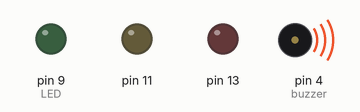
This sketch was run on a simulated Arduino Uno, built with avr-gcc and run on an emulated ATmega328P. Parts: output pins drawn as LEDs (lit = HIGH), buzzer (waves = sounding).

Above: at 0.05 s.
At 0.7 s:
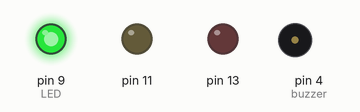
At 1.35 s:
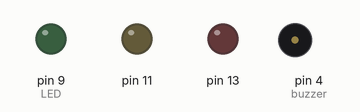
At 1.9 s:
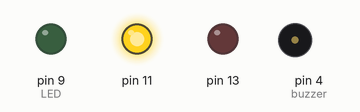
At 3.85 s:
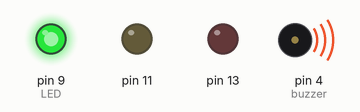
At 6.7 s:
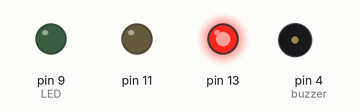
Timing chart, 0 to 8.3 s (numbered marks = the images above):
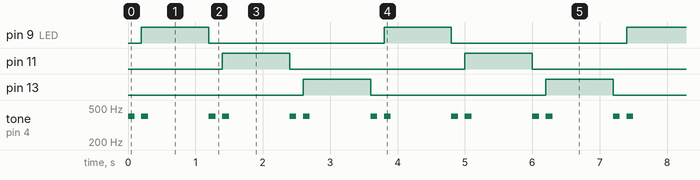

Measured:
- by itself, pin 9 (LED), pin 11, pin 13: alternates HIGH for 1.0 s and LOW for 2.6 s
- by itself, tone on pin 4 (buzzer): repeats every 1.2 s: silent 0.10 s, 400 Hz 0.10 s, silent 0.90 s, 400 Hz 0.10 s

The sketch:

sketch.ino
```cpp
// GLOBALS

short LED = 9;

const int WAITING_TIME = 1000;


void setup() {
  // put your setup code here, to run once:
  pinMode(4, OUTPUT);

  pinMode(9, OUTPUT);
  pinMode(11, OUTPUT);
  pinMode(13, OUTPUT);

}

void loop() {
  // put your main code here, to run repeatedly:

  // https://docs.wokwi.com/parts/wokwi-buzzer
  tone(4, 400, 100);
  delay(200);
  tone(4, 400, 100);

  digitalWrite(LED, true);
  delay(WAITING_TIME);
  digitalWrite(LED, false);

  LED = LED + 2;
  if (LED > 13) {LED = 9;}

  // It's alive ! ! !
  // HU-A - HA - HA - HA - HA  ! ! !

}
```
